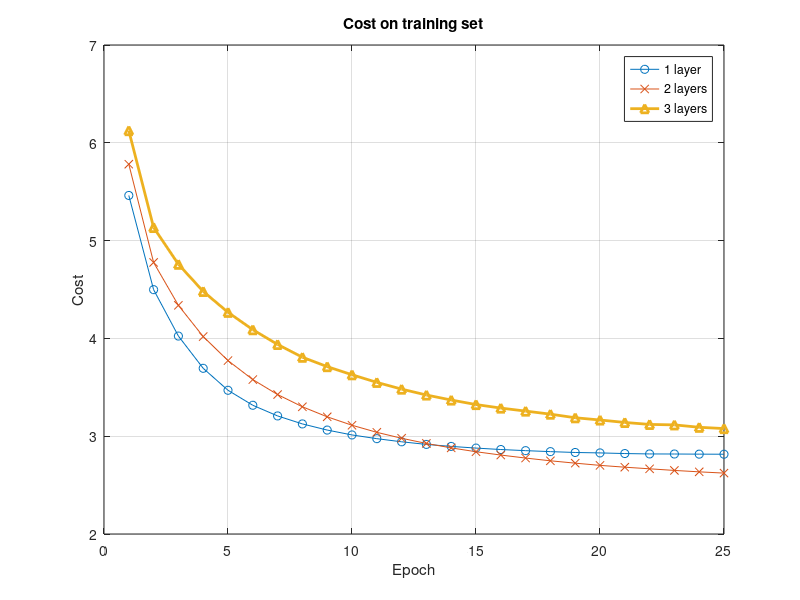
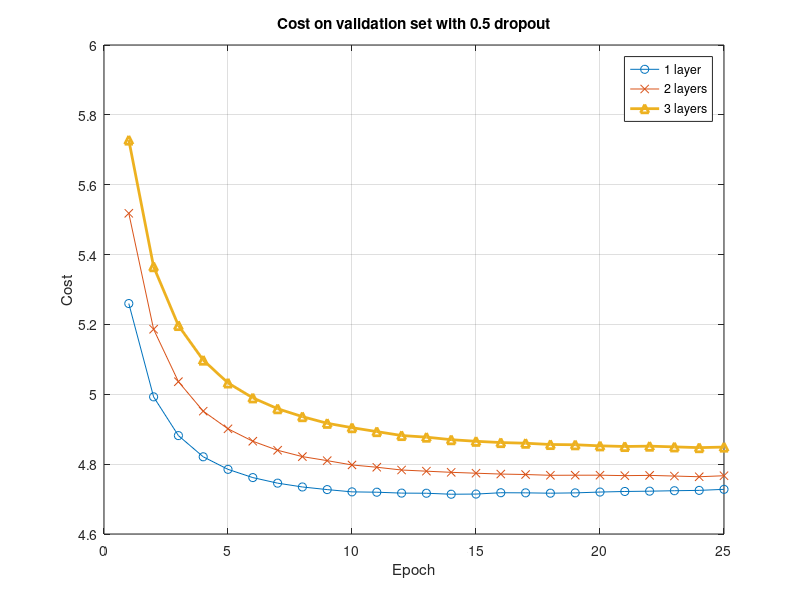
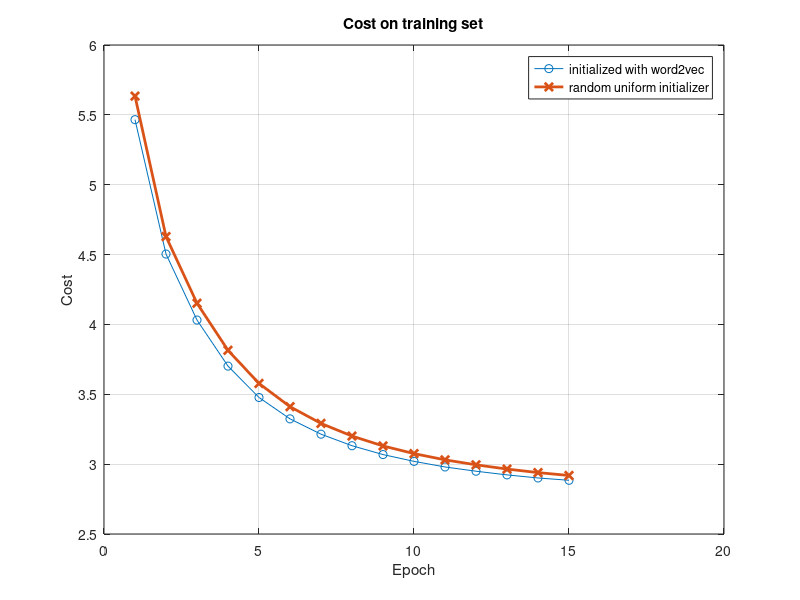
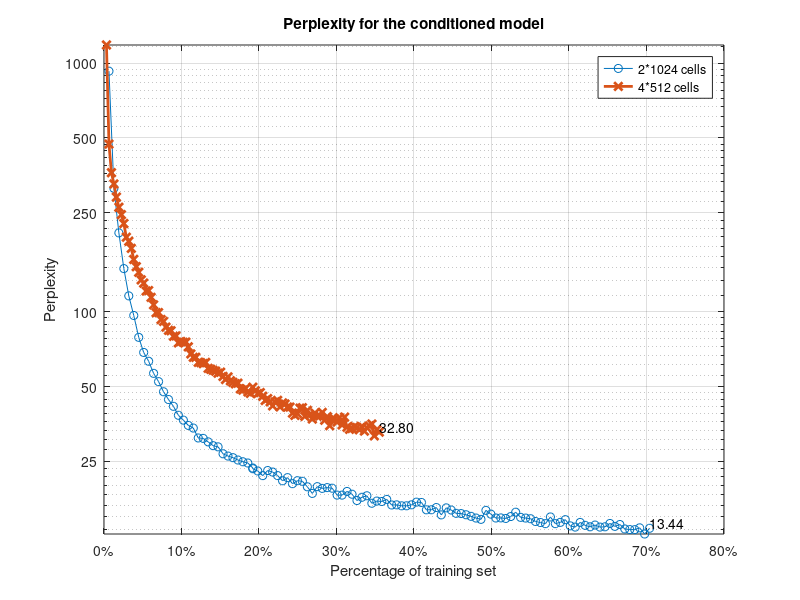

Here is the MATLAB script that generated these plots, in order: (Note: this script raises an error after producing the figures.)
%% Settings

% in cm
plot_height = 8
plot_width = 12
include_origo = 0

save_format = 'pdf';
filename_model1_training_cost = 'training_cost';
filename_model1_validation_cost = 'validation_cost';
filename_model1_word2vec = 'word2vec';
filename_model2_perplexity= 'cond_perplexity';

files = {filename_model1_training_cost, filename_model1_validation_cost, ...
    filename_model1_word2vec, filename_model2_perplexity}

% At the end of this script there is code that crop the generated PDF:s
% if crop is set
crop=1
crop_margins = 10


%% Model 1 --- Cost on training set for different number of layers
clf, clc

cost_t1 = [5.4617494759341785, 4.4984070821849222, 4.0239650144625436, 3.6942282601758309, 3.4695632107342562, 3.316313056442338, 3.2072157259713574, 3.1255917073361159, 3.0627755642808632, 3.0128819494876766, 2.9747961249182069, 2.9428385019060319, 2.916064008528811, 2.8956999908292356, 2.8785876749881028, 2.8638150137499503, 2.8522819745213854, 2.8423323373552507, 2.8336097887687877, 2.8291611656537516, 2.8226051062569399, 2.818645756910295, 2.8179572571110603, 2.8165069121539896, 2.8157273407756978]; %, 2.816821289372323];
%cost_v1 = [4.9192881256943446, 4.8013820375215026, 4.8800325642157034, 4.9931207415379513, 5.11343015058325, 5.2286882285021861, 5.3387207423218896, 5.4371651017775227, 5.5326749245179903, 5.6164871915764767, 5.6933991318448971, 5.7653322104357798, 5.8226366515553325, 5.8819670958912704, 5.9346590206601206, 5.9859015732511471, 6.037446798622061, 6.0767728977028383, 6.1272329011969608, 6.1673016245430761, 6.1985645875143351, 6.2335917565581997, 6.2625389393097768, 6.2962588752956563, 6.3309865577067805] %, 6.364217030936425]

cost_t2 = [5.7813608015805933, 4.7766867418628056, 4.3381103831644587, 4.0188330851133705, 3.7730422702537574, 3.5790110812889138, 3.4257695121958776, 3.3009048339533926, 3.1982337750275125, 3.111994492429162, 3.0397105410813077, 2.978878535546627, 2.9259525896256346, 2.8804216087070214, 2.8412240713671379, 2.8072833341801831, 2.7765699039207496, 2.7485399801186499, 2.724376695816892, 2.7018453527924979, 2.6831717354246809, 2.6666487910856449, 2.6500570900234472, 2.6355989293132338, 2.6227548882344047]; %, 2.6125852732392132];
%cost_v2 = [5.1445517135760106, 4.9323542911634535, 4.9391294846840958, 5.0319051424078989, 5.1658684686783261, 5.3002700721670726, 5.4462876514119838, 5.5910153114248855, 5.7282969735521787, 5.848917925073466, 5.9607748497079269, 6.0712393720434346, 6.1768071053881162, 6.2678333135482367, 6.3587222374032395, 6.4472393854823684, 6.5227633638994407, 6.6030812338732794, 6.6647173344323392, 6.7273194703268349, 6.7986598471545294, 6.8529349342836152, 6.9166732368119268, 6.9694796444954132, 7.0128912353515629 ]% ,7.0579957734554188]

cost_t3 = [6.1246144142731795, 5.1344013523159902, 4.7581727708535748, 4.4804483627086968, 4.2666882144521336, 4.0889972131409618, 3.9381548784130116, 3.8075347953060557, 3.7114197829193269, 3.628406627829305, 3.5504357366416661, 3.481468450710858, 3.4212911505529724, 3.3700021919986316, 3.323691906924175, 3.287586515010311, 3.2567560937561963, 3.225489418145969, 3.1886928799237091, 3.1657345480362169, 3.1406597443401512, 3.1204150446393162, 3.1158013428044198, 3.0912756020792851, 3.0780452724398697]; %, 3.0663568629540769];
%cost_v3 = [5.4560073880536839, 5.1734333787270641, 5.1267717273957141, 5.2047306585749356, 5.2973209654081854, 5.4046294438073392, 5.5182203828304184, 5.6178329215793434, 5.7274946356257166, 5.8297189695025802, 5.9399317246183339, 6.0776334822068518, 6.1639477875035835, 6.2758562840452985, 6.4062457499372849, 6.3933932579110522, 6.442797073224269, 6.5313607480110383, 6.5844163863155822, 6.6662584329307624, 6.7116733040065943, 6.7686747587711436, 6.8296061216581849, 6.9114717144047448, 6.9888084873584431]%,7.0320798261449973]

x = linspace(1, length(cost_t1), length(cost_t1));
%set(hFig, 'Position', )
%figure
plot(x, cost_t1, '-o', x, cost_t2, '-x', x, cost_t3, '-^', 'LineWidth', 2)
grid on

title('Cost on training set')
xlabel('Epoch')
ylabel('Cost')
if include_origo
    xlim([0, x(end)])
    ylim([0, max([cost_t1(1) cost_t2(1) cost_t3(1)])])
end
legend('1 layer', '2 layers', '3 layers')

set(gcf,'units','centimeters','position',[0, 0, plot_width, plot_height])
pause(1)
saveas(gcf, filename_model1_training_cost, save_format)
%% Model 1 --- Cost on validation set for different number of layers with 0.5 dropout

%cost_t1 = [6.0016835779490201, 5.3096092194687898, 5.0799916279594308, 4.9480455563927661, 4.858224174848063, 4.7920583870979732, 4.7385028390642354, 4.6967251706195965, 4.6618628036576482, 4.6321187093512055, 4.606031452779237, 4.582975354344712, 4.5630176315694895, 4.5452524694452432, 4.5286192433313666, 4.5139338919547605, 4.5001157773400324, 4.4885522859060218, 4.4773771015302781, 4.4660838997932863, 4.4570460993577985, 4.4470371186696935, 4.4389424629017791, 4.4310510413465165, 4.4230305047204652];
cost_v1 = [5.2597913353596262, 4.9926503088714878, 4.881718724802, 4.8210594079253868, 4.7851068591196606, 4.7614982059023792, 4.7455698387775946, 4.7346566016520928, 4.7271328147398224, 4.7206306079549529, 4.7196530095371632, 4.7170925091384746, 4.7167001622751217, 4.713871031594933, 4.7143371386046802, 4.7181521886423097, 4.7178350830078122, 4.716832250192625, 4.7177254661070096, 4.7201099668730286, 4.7217549399279672, 4.7226071586958858, 4.7239097329235955, 4.7249071145713879, 4.7278521728515628];
%cost_t2 = [6.3022522332051079, 5.5453854989763443, 5.2886931310353544, 5.1390389212206538, 5.0385371705650677, 4.9632300825554712, 4.9037352663611395, 4.8554446229886281, 4.8157109495831021, 4.7812027947285456, 4.7514619044579831, 4.7246680550357416, 4.7011398165165472, 4.6796618624459665, 4.6617452428207784, 4.6439158594741432, 4.6268686376271511, 4.6125008532528948, 4.5993274811875393, 4.5856913204289933, 4.5736909179687499, 4.5622478657833812, 4.551610097352623, 4.5433274057456083, 4.5334017598883154];
cost_v2 = [5.5181325985969751, 5.1862212490816733, 5.0361228648894425, 4.9516990619624428, 4.9011458398661478, 4.86556620186622, 4.8397007737465954, 4.8216005349815436, 4.8100206035649009, 4.7976882626594755, 4.7911256478685855, 4.7832108327883098, 4.7798699755187428, 4.7765800518070884, 4.7740426943717749, 4.7716393119042069, 4.7703030003538922, 4.7680622485799526, 4.7683248145427175, 4.7683870648025373, 4.7670931586869267, 4.76782965423864, 4.7659167116497638, 4.7639266519808992, 4.7668371106069021];

%cost_t3 = [6.4816051220579194, 5.7328703749603429, 5.4646965025306349, 5.3093979180815261, 5.2015150526017706, 5.1228590754010348, 5.0609956954723687, 5.0111017302692238, 4.9694704603785791, 4.9349274854321168, 4.9046419885315871, 4.8783502256132021, 4.8551235018502634, 4.8348150120459232, 4.8157452662124243, 4.7993693570364551, 4.7835492501041008, 4.7699359987520324, 4.7558279028568169, 4.7448816836594325, 4.7340673623641738, 4.7229410700919061, 4.7131488978971685, 4.7048000178458125, 4.6950367135759539];
cost_v3 = [5.7279108561944527, 5.3653675660299598, 5.1969510419653098, 5.0978705869902168, 5.032449853179652, 4.9898257670271287, 4.9587054527352707, 4.9360085667601421, 4.91696121635787, 4.9044228762005444, 4.8931933733738893, 4.8819584109805048, 4.8772785263761467, 4.8700473610414274, 4.8654562881889696, 4.8618304191379371, 4.8599184032755165, 4.8562756711627362, 4.8555149379345259, 4.8524309490798814, 4.8505778601410192, 4.8515128487403238, 4.8494187801256095, 4.8472703650238316, 4.8488767459414417];

x = linspace(1, length(cost_v1), length(cost_v1));
figure
plot(x, cost_v1, '-o', x, cost_v2, '-x', x, cost_v3, '-^', 'LineWidth', 2)
grid on

title('Cost on validation set with 0.5 dropout')
xlabel('Epoch')
ylabel('Cost')
if include_origo
    xlim([0, x(end)])
    ylim([0, max([cost_v1(1) cost_v2(1) cost_v3(1)])])
end
legend('1 layer', '2 layers', '3 layers')
set(gcf,'units','centimeters','position',[0, 0, plot_width, plot_height])
pause(1)
saveas(gcf, filename_model1_validation_cost, save_format)
%% Model 1 ---Cost on training set

cost_t_with_w2v = [5.4656879724802705, 4.5038821288752677, 4.0313249826189228, 3.7016608361568548, 3.4770344960169139, 3.3241730297107988, 3.2144585410181037, 3.1318528783188255, 3.0685672508278472, 3.0199830402819638, 2.9798737052491475, 2.9493995217260371, 2.9231220803817517, 2.9011126888681789, 2.8845115830474697];
%cost_v_with_vw2v = [4.9223729292843323, 4.8041556934041711, 4.8768100787521504, 4.9915380215426106, 5.1108531930905965, 5.2246349285720681, 5.3370094537297517, 5.427589340909905, 5.5230753319416568, 5.6092448159314081, 5.6848202150677318, 5.754875365091026, 5.8250742389084005, 5.879251742581709, 5.938603168452552];
cost_t_without_w2v = [5.6341443462855922, 4.6288593934344764, 4.1516133628883942, 3.8147650846684646, 3.5776042086993378, 3.4113469746391178, 3.2915698556657973, 3.200998428577094, 3.1303742317935539, 3.0754120441572317, 3.0307356333466351, 2.9951529457363382, 2.964810083844335, 2.9395402649235605, 2.9188008631982174]; %, 2.9017037965416304]
%cost_v_without_w2v = [5.0303356653615969, 4.8669230441872129, 4.9157966543775089, 5.0153963953420657, 5.1347124740180616, 5.2442929637104001, 5.3478585171480795, 5.4460194998924889, 5.5359097654010174, 5.620532892909619, 5.7034140154637329, 5.7679498459002296, 5.8360943547520066, 5.8941633311980359, 5.9514241405802037] %, 5.9938010399494699]

x = linspace(1, length(cost_t_with_w2v), length(cost_t_with_w2v));
figure
plot(x, cost_t_with_w2v, '-o', x, cost_t_without_w2v, '-x', 'LineWidth', 2)
grid on

title('Cost on training set')
xlabel('Epoch')
ylabel('Cost')

if include_origo
    xlim([0, x(end)])
    ylim([0, max([cost_t_with_w2v(1) cost_t_without_w2v(1)])])
end

legend('initialized with word2vec', 'random uniform initializer')
set(gcf,'units','centimeters','position',[0, 0, plot_width, plot_height])
pause(1)
saveas(gcf, filename_model1_word2vec, save_format)
%% Model 2 --- Perplexity on training set
lines_read = 110

pp1 = dlmread('perplex_1.csv', ';', [0, 0, lines_read, 3]);
pp2 = dlmread('perplex_2.csv', ';', [0, 0, lines_read, 3]);

data_set_size = 500000
batch_1 = 32
batch_2 = 16

steps_1 = pp1(:,1);
steps_2 = pp2(:,1);

percentage_1 = (steps_1*batch_1)/data_set_size;
percentage_2 = (steps_2*batch_2)/data_set_size;

perplex_1 = pp1(:,4);
perplex_2 = pp2(:,4);

model2_perplexity = figure
axes1 = axes('Parent', model2_perplexity);
hold(axes1,'on');

semilogy(percentage_1, perplex_1, '-o', percentage_2, perplex_2, '-x', 'LineWidth', 2)

title('Perplexity for the conditioned model')
xlabel('Percentage of training set')
ylabel('Perplexity')
legend('2*1024 cells', '4*512 cells')
%grid on

if include_origo
    %xlim([0, percentage_1(end)])
    %ylim([0, max(perplex1(1), perplex2(1))])
end

% Fix ticks
box(axes1,'on');
grid(axes1,'on');
% Set the remaining axes properties

x_tics = [0, 10, 20, 30, 40, 50, 60, 70, 80, 90, 100];
y_tics = [1, 10, 25, 50, 100, 250, 500, 1000, 2500]
x_labels = arrayfun(@(n) strcat(num2str(n), '%') , x_tics, 'unif', 0)
y_labels = arrayfun(@num2str, y_tics, 'unif', 0)
x_tics = x_tics./100

set(axes1,'YMinorTick','on','YScale','log', ...
    'XTick', x_tics, 'XTickLabel', x_labels, ...
    'YTick', y_tics, 'YTickLabel', y_labels);
% Create legend
legend(axes1,'show');

text(percentage_1(end), perplex_1(end), ...
    sprintf('%2.2f', perplex_1(end)), ...
    'HorizontalAlignment', 'left', ...
    'VerticalAlignment', 'bottom')

text(percentage_2(end), perplex_2(end), ...
    sprintf('%2.2f', perplex_2(end)), ...
    'HorizontalAlignment', 'left', ...
    'VerticalAlignment', 'bottom')

ylim([0, max(perplex_1(1), perplex_2(1))])

set(gcf,'units','centimeters','position',[0, 0, plot_width, plot_height])
pause(1)
saveas(gcf, filename_model2_perplexity, save_format)
%axis = gca
%axis.YTick = [1200, 600, 300, 150]

%% Create script to crop the generated PDFs
script_file = fopen('crop_pdfs.sh','w');
fprintf(script_file, '#!/bin/bash\n');
for file = files
    filename = char(strcat(file, '.', save_format))
    fprintf(script_file, 'pdfcrop --margins %d %s\n', ...
        crop_margins, filename);
end
fclose(script_file);
fileattrib('crop_pdfs.sh', '+x');